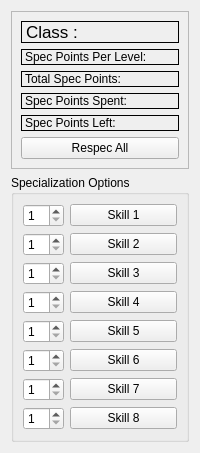
            <widget class="QWidget" name="tab_3">
             <attribute name="title">
              <string>Spec Editor</string>
             </attribute>
             <layout class="QVBoxLayout" name="verticalLayout_6">
              <item>
               <widget class="QFrame" name="frame_7">
                <property name="frameShape">
                 <enum>QFrame::StyledPanel</enum>
                </property>
                <property name="frameShadow">
                 <enum>QFrame::Raised</enum>
                </property>
                <layout class="QVBoxLayout" name="verticalLayout_7">
                 <item>
                  <widget class="QLabel" name="label_13">
                   <property name="font">
                    <font>
                     <pointsize>13</pointsize>
                    </font>
                   </property>
                   <property name="frameShape">
                    <enum>QFrame::Box</enum>
                   </property>
                   <property name="frameShadow">
                    <enum>QFrame::Plain</enum>
                   </property>
                   <property name="lineWidth">
                    <number>1</number>
                   </property>
                   <property name="text">
                    <string>Class : &lt;Class&gt;</string>
                   </property>
                  </widget>
                 </item>
                 <item>
                  <widget class="QLabel" name="label_14">
                   <property name="autoFillBackground">
                    <bool>false</bool>
                   </property>
                   <property name="frameShape">
                    <enum>QFrame::Box</enum>
                   </property>
                   <property name="frameShadow">
                    <enum>QFrame::Plain</enum>
                   </property>
                   <property name="lineWidth">
                    <number>1</number>
                   </property>
                   <property name="text">
                    <string>Spec Points Per Level:</string>
                   </property>
                  </widget>
                 </item>
                 <item>
                  <widget class="QLabel" name="label_16">
                   <property name="frameShape">
                    <enum>QFrame::Box</enum>
                   </property>
                   <property name="frameShadow">
                    <enum>QFrame::Plain</enum>
                   </property>
                   <property name="lineWidth">
                    <number>1</number>
                   </property>
                   <property name="text">
                    <string>Total Spec Points:</string>
                   </property>
                  </widget>
                 </item>
                 <item>
                  <widget class="QLabel" name="label_17">
                   <property name="frameShape">
                    <enum>QFrame::Box</enum>
                   </property>
                   <property name="frameShadow">
                    <enum>QFrame::Plain</enum>
                   </property>
                   <property name="lineWidth">
                    <number>1</number>
                   </property>
                   <property name="text">
                    <string>Spec Points Spent:</string>
                   </property>
                  </widget>
                 </item>
                 <item>
                  <widget class="QLabel" name="label_18">
                   <property name="frameShape">
                    <enum>QFrame::Box</enum>
                   </property>
                   <property name="frameShadow">
                    <enum>QFrame::Plain</enum>
                   </property>
                   <property name="lineWidth">
                    <number>1</number>
                   </property>
                   <property name="midLineWidth">
                    <number>0</number>
                   </property>
                   <property name="text">
                    <string>Spec Points Left:</string>
                   </property>
                  </widget>
                 </item>
                 <item>
                  <widget class="QPushButton" name="pushButton_13">
                   <property name="text">
                    <string>Respec All</string>
                   </property>
                  </widget>
                 </item>
                </layout>
               </widget>
              </item>
              <item>
               <widget class="QGroupBox" name="groupBox_5">
                <property name="title">
                 <string>Specialization Options</string>
                </property>
                <layout class="QGridLayout" name="gridLayout_5" columnstretch="10,90">
                 <item row="1" column="1">
                  <widget class="QPushButton" name="pushButton_6">
                   <property name="text">
                    <string>Skill 2</string>
                   </property>
                  </widget>
                 </item>
                 <item row="0" column="1">
                  <widget class="QPushButton" name="pushButton_5">
                   <property name="text">
                    <string>Skill 1</string>
                   </property>
                  </widget>
                 </item>
                 <item row="0" column="0">
                  <widget class="QSpinBox" name="spinBox">
                   <property name="minimum">
                    <number>1</number>
                   </property>
                   <property name="maximum">
                    <number>50</number>
                   </property>
                  </widget>
                 </item>
                 <item row="2" column="1">
                  <widget class="QPushButton" name="pushButton_7">
                   <property name="text">
                    <string>Skill 3</string>
                   </property>
                  </widget>
                 </item>
                 <item row="5" column="1">
                  <widget class="QPushButton" name="pushButton_10">
                   <property name="text">
                    <string>Skill 6</string>
                   </property>
                  </widget>
                 </item>
                 <item row="3" column="1">
                  <widget class="QPushButton" name="pushButton_8">
                   <property name="text">
                    <string>Skill 4</string>
                   </property>
                  </widget>
                 </item>
                 <item row="4" column="1">
                  <widget class="QPushButton" name="pushButton_9">
                   <property name="text">
                    <string>Skill 5</string>
                   </property>
                  </widget>
                 </item>
                 <item row="6" column="1">
                  <widget class="QPushButton" name="pushButton_11">
                   <property name="text">
                    <string>Skill 7</string>
                   </property>
                  </widget>
                 </item>
                 <item row="7" column="1">
                  <widget class="QPushButton" name="pushButton_12">
                   <property name="text">
                    <string>Skill 8</string>
                   </property>
                  </widget>
                 </item>
                 <item row="1" column="0">
                  <widget class="QSpinBox" name="spinBox_2">
                   <property name="minimum">
                    <number>1</number>
                   </property>
                   <property name="maximum">
                    <number>50</number>
                   </property>
                  </widget>
                 </item>
                 <item row="2" column="0">
                  <widget class="QSpinBox" name="spinBox_3">
                   <property name="minimum">
                    <number>1</number>
                   </property>
                   <property name="maximum">
                    <number>50</number>
                   </property>
                  </widget>
                 </item>
                 <item row="3" column="0">
                  <widget class="QSpinBox" name="spinBox_4">
                   <property name="minimum">
                    <number>1</number>
                   </property>
                   <property name="maximum">
                    <number>50</number>
                   </property>
                  </widget>
                 </item>
                 <item row="4" column="0">
                  <widget class="QSpinBox" name="spinBox_5">
                   <property name="minimum">
                    <number>1</number>
                   </property>
                   <property name="maximum">
                    <number>50</number>
                   </property>
                  </widget>
                 </item>
                 <item row="5" column="0">
                  <widget class="QSpinBox" name="spinBox_6">
                   <property name="minimum">
                    <number>1</number>
                   </property>
                   <property name="maximum">
                    <number>50</number>
                   </property>
                  </widget>
                 </item>
                 <item row="6" column="0">
                  <widget class="QSpinBox" name="spinBox_7">
                   <property name="minimum">
                    <number>1</number>
                   </property>
                   <property name="maximum">
                    <number>50</number>
                   </property>
                  </widget>
                 </item>
                 <item row="7" column="0">
                  <widget class="QSpinBox" name="spinBox_8">
                   <property name="minimum">
                    <number>1</number>
                   </property>
                   <property name="maximum">
                    <number>50</number>
                   </property>
                  </widget>
                 </item>
                </layout>
               </widget>
              </item>
             </layout>
            </widget>
